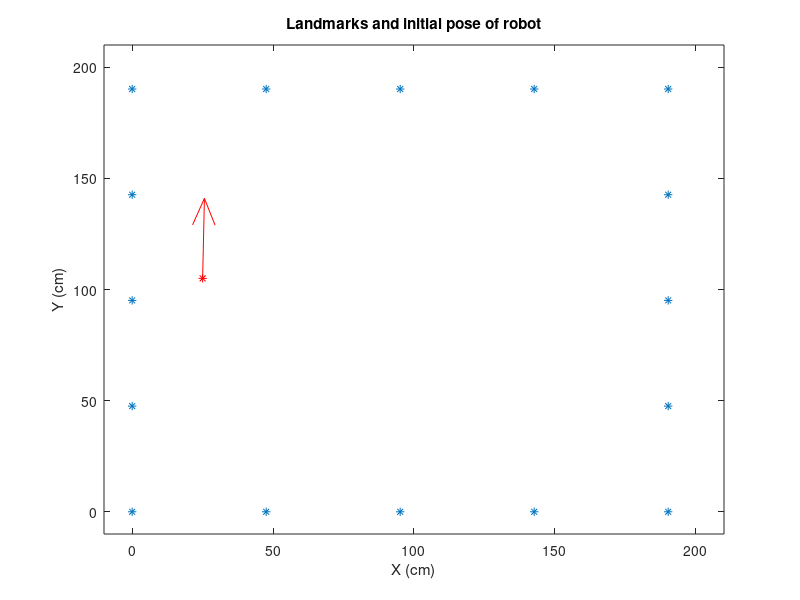

Write the MATLAB code that produced this figure.
% this is the MAP used for localization


load('NavMap.mat');
figure(1) ; clf() ; plot(Landmarks.xy(1,:),Landmarks.xy(2,:),'*');
ax=axis();
ax=ax+[-10,10,-10,10] ; axis(ax);
xlabel('X (cm)');
ylabel('Y (cm)');
title('Landmarks and initial pose of robot');



xy0 = [ 25, 105]; Heading0=89 * pi/180;

d=[cos(Heading0),sin(Heading0)]*40;

hold on;
quiver(xy0(1),xy0(2),d(1),d(2),'r');
plot(xy0(1),xy0(2),'*r');